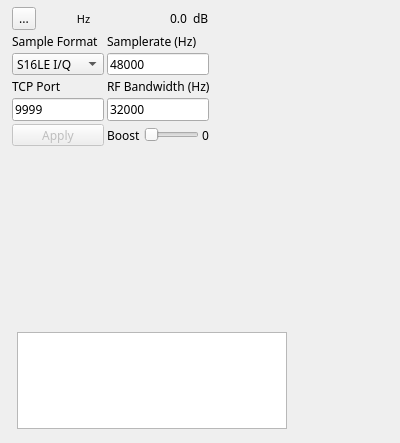
<?xml version="1.0" encoding="UTF-8"?>
<ui version="4.0">
 <class>TCPSrcGUI</class>
 <widget class="RollupWidget" name="TCPSrcGUI">
  <property name="geometry">
   <rect>
    <x>0</x>
    <y>0</y>
    <width>400</width>
    <height>443</height>
   </rect>
  </property>
  <property name="font">
   <font>
    <family>Sans Serif</family>
    <pointsize>9</pointsize>
   </font>
  </property>
  <property name="windowTitle">
   <string>TCP Sample Source</string>
  </property>
  <widget class="QWidget" name="widget" native="true">
   <property name="geometry">
    <rect>
     <x>10</x>
     <y>5</y>
     <width>201</width>
     <height>142</height>
    </rect>
   </property>
   <property name="windowTitle">
    <string>Settings</string>
   </property>
   <layout class="QGridLayout" name="gridLayout">
    <property name="margin">
     <number>2</number>
    </property>
    <property name="spacing">
     <number>3</number>
    </property>
    <item row="1" column="0">
     <widget class="QLabel" name="label">
      <property name="text">
       <string>Sample Format</string>
      </property>
     </widget>
    </item>
    <item row="2" column="0">
     <widget class="QComboBox" name="sampleFormat">
      <property name="toolTip">
       <string>Sample format</string>
      </property>
      <property name="currentIndex">
       <number>2</number>
      </property>
      <item>
       <property name="text">
        <string>S16LE SSB</string>
       </property>
      </item>
      <item>
       <property name="text">
        <string>S16LE NFM</string>
       </property>
      </item>
      <item>
       <property name="text">
        <string>S16LE I/Q</string>
       </property>
      </item>
     </widget>
    </item>
    <item row="4" column="1">
     <widget class="QLineEdit" name="rfBandwidth">
      <property name="toolTip">
       <string>Channel bandwidth</string>
      </property>
      <property name="text">
       <string>32000</string>
      </property>
     </widget>
    </item>
    <item row="3" column="1">
     <widget class="QLabel" name="label_3">
      <property name="text">
       <string>RF Bandwidth (Hz)</string>
      </property>
     </widget>
    </item>
    <item row="1" column="1">
     <widget class="QLabel" name="label_2">
      <property name="text">
       <string>Samplerate (Hz)</string>
      </property>
     </widget>
    </item>
    <item row="3" column="0">
     <widget class="QLabel" name="label_4">
      <property name="text">
       <string>TCP Port</string>
      </property>
     </widget>
    </item>
    <item row="2" column="1">
     <widget class="QLineEdit" name="sampleRate">
      <property name="toolTip">
       <string>Data stream sample rate</string>
      </property>
      <property name="text">
       <string>48000</string>
      </property>
     </widget>
    </item>
    <item row="4" column="0">
     <widget class="QLineEdit" name="tcpPort">
      <property name="toolTip">
       <string>TCP port number</string>
      </property>
      <property name="text">
       <string>9999</string>
      </property>
     </widget>
    </item>
    <item row="5" column="0">
     <widget class="QPushButton" name="applyBtn">
      <property name="enabled">
       <bool>false</bool>
      </property>
      <property name="toolTip">
       <string>Apply changes</string>
      </property>
      <property name="text">
       <string>Apply</string>
      </property>
     </widget>
    </item>
    <item row="0" column="0">
     <layout class="QHBoxLayout" name="DeltaFrequencyLayout">
      <item>
       <widget class="QToolButton" name="deltaMinus">
        <property name="toolTip">
         <string>Frequency shift direction</string>
        </property>
        <property name="text">
         <string>...</string>
        </property>
        <property name="icon">
         <iconset>
          <selectedoff>:/plus.png</selectedoff>
          <selectedon>:/minus.png</selectedon>
         </iconset>
        </property>
        <property name="checkable">
         <bool>true</bool>
        </property>
        <property name="checked">
         <bool>false</bool>
        </property>
       </widget>
      </item>
      <item>
       <widget class="ValueDial" name="deltaFrequency" native="true">
        <property name="sizePolicy">
         <sizepolicy hsizetype="Maximum" vsizetype="Maximum">
          <horstretch>0</horstretch>
          <verstretch>0</verstretch>
         </sizepolicy>
        </property>
        <property name="minimumSize">
         <size>
          <width>32</width>
          <height>16</height>
         </size>
        </property>
        <property name="font">
         <font>
          <family>Monospace</family>
          <pointsize>12</pointsize>
         </font>
        </property>
        <property name="cursor">
         <cursorShape>SizeVerCursor</cursorShape>
        </property>
        <property name="focusPolicy">
         <enum>Qt::StrongFocus</enum>
        </property>
        <property name="toolTip">
         <string>Demod shift frequency from center in Hz</string>
        </property>
       </widget>
      </item>
      <item>
       <widget class="QLabel" name="deltaUnits">
        <property name="palette">
         <palette>
          <active>
           <colorrole role="Text">
            <brush brushstyle="SolidPattern">
             <color alpha="255">
              <red>26</red>
              <green>26</green>
              <blue>26</blue>
             </color>
            </brush>
           </colorrole>
           <colorrole role="BrightText">
            <brush brushstyle="SolidPattern">
             <color alpha="255">
              <red>255</red>
              <green>255</green>
              <blue>255</blue>
             </color>
            </brush>
           </colorrole>
          </active>
          <inactive>
           <colorrole role="Text">
            <brush brushstyle="SolidPattern">
             <color alpha="255">
              <red>26</red>
              <green>26</green>
              <blue>26</blue>
             </color>
            </brush>
           </colorrole>
           <colorrole role="BrightText">
            <brush brushstyle="SolidPattern">
             <color alpha="255">
              <red>255</red>
              <green>255</green>
              <blue>255</blue>
             </color>
            </brush>
           </colorrole>
          </inactive>
          <disabled>
           <colorrole role="Text">
            <brush brushstyle="SolidPattern">
             <color alpha="255">
              <red>118</red>
              <green>118</green>
              <blue>117</blue>
             </color>
            </brush>
           </colorrole>
           <colorrole role="BrightText">
            <brush brushstyle="SolidPattern">
             <color alpha="255">
              <red>255</red>
              <green>255</green>
              <blue>255</blue>
             </color>
            </brush>
           </colorrole>
          </disabled>
         </palette>
        </property>
        <property name="font">
         <font>
          <pointsize>8</pointsize>
         </font>
        </property>
        <property name="text">
         <string> Hz</string>
        </property>
       </widget>
      </item>
     </layout>
    </item>
    <item row="0" column="1">
     <layout class="QHBoxLayout" name="ChannelPowerLayout">
      <item>
       <spacer name="horizontalSpacer">
        <property name="orientation">
         <enum>Qt::Horizontal</enum>
        </property>
        <property name="sizeHint" stdset="0">
         <size>
          <width>40</width>
          <height>20</height>
         </size>
        </property>
       </spacer>
      </item>
      <item>
       <widget class="QLabel" name="channelPower">
        <property name="toolTip">
         <string>Channel power</string>
        </property>
        <property name="layoutDirection">
         <enum>Qt::LeftToRight</enum>
        </property>
        <property name="text">
         <string>0.0</string>
        </property>
       </widget>
      </item>
      <item>
       <widget class="QLabel" name="channelPowerUnits">
        <property name="text">
         <string> dB</string>
        </property>
       </widget>
      </item>
     </layout>
    </item>
    <item row="5" column="1">
     <layout class="QHBoxLayout" name="BoostLayout">
      <item>
       <widget class="QLabel" name="boostLabel">
        <property name="text">
         <string>Boost</string>
        </property>
       </widget>
      </item>
      <item>
       <widget class="QSlider" name="boost">
        <property name="toolTip">
         <string>Amplitude boost</string>
        </property>
        <property name="maximum">
         <number>3</number>
        </property>
        <property name="pageStep">
         <number>1</number>
        </property>
        <property name="orientation">
         <enum>Qt::Horizontal</enum>
        </property>
       </widget>
      </item>
      <item>
       <widget class="QLabel" name="boostText">
        <property name="text">
         <string>0</string>
        </property>
       </widget>
      </item>
     </layout>
    </item>
   </layout>
  </widget>
  <widget class="QWidget" name="spectrumBox" native="true">
   <property name="geometry">
    <rect>
     <x>15</x>
     <y>160</y>
     <width>231</width>
     <height>156</height>
    </rect>
   </property>
   <property name="windowTitle">
    <string>Channel Spectrum</string>
   </property>
   <layout class="QVBoxLayout" name="verticalLayout_2">
    <property name="spacing">
     <number>3</number>
    </property>
    <property name="margin">
     <number>2</number>
    </property>
    <item>
     <widget class="GLSpectrum" name="glSpectrum" native="true">
      <property name="font">
       <font>
        <family>Sans Serif</family>
        <pointsize>9</pointsize>
       </font>
      </property>
     </widget>
    </item>
    <item>
     <widget class="GLSpectrumGUI" name="spectrumGUI" native="true"/>
    </item>
   </layout>
  </widget>
  <widget class="QWidget" name="connectedClientsBox" native="true">
   <property name="geometry">
    <rect>
     <x>15</x>
     <y>330</y>
     <width>274</width>
     <height>101</height>
    </rect>
   </property>
   <property name="windowTitle">
    <string>Connected Clients (0)</string>
   </property>
   <layout class="QVBoxLayout" name="verticalLayout">
    <property name="spacing">
     <number>3</number>
    </property>
    <property name="margin">
     <number>2</number>
    </property>
    <item>
     <widget class="QTreeWidget" name="connections">
      <property name="maximumSize">
       <size>
        <width>400</width>
        <height>100</height>
       </size>
      </property>
      <property name="rootIsDecorated">
       <bool>false</bool>
      </property>
      <property name="itemsExpandable">
       <bool>false</bool>
      </property>
      <attribute name="headerVisible">
       <bool>false</bool>
      </attribute>
      <column>
       <property name="text">
        <string>IP:Port</string>
       </property>
      </column>
     </widget>
    </item>
   </layout>
  </widget>
 </widget>
 <customwidgets>
  <customwidget>
   <class>RollupWidget</class>
   <extends>QWidget</extends>
   <header>gui/rollupwidget.h</header>
   <container>1</container>
  </customwidget>
  <customwidget>
   <class>ValueDial</class>
   <extends>QWidget</extends>
   <header>gui/valuedial.h</header>
   <container>1</container>
  </customwidget>
  <customwidget>
   <class>GLSpectrum</class>
   <extends>QWidget</extends>
   <header>gui/glspectrum.h</header>
   <container>1</container>
  </customwidget>
  <customwidget>
   <class>GLSpectrumGUI</class>
   <extends>QWidget</extends>
   <header>gui/glspectrumgui.h</header>
   <container>1</container>
  </customwidget>
 </customwidgets>
 <tabstops>
  <tabstop>sampleFormat</tabstop>
  <tabstop>tcpPort</tabstop>
  <tabstop>sampleRate</tabstop>
  <tabstop>rfBandwidth</tabstop>
  <tabstop>applyBtn</tabstop>
  <tabstop>connections</tabstop>
 </tabstops>
 <resources>
  <include location="../../../sdrbase/resources/res.qrc"/>
 </resources>
 <connections/>
</ui>
